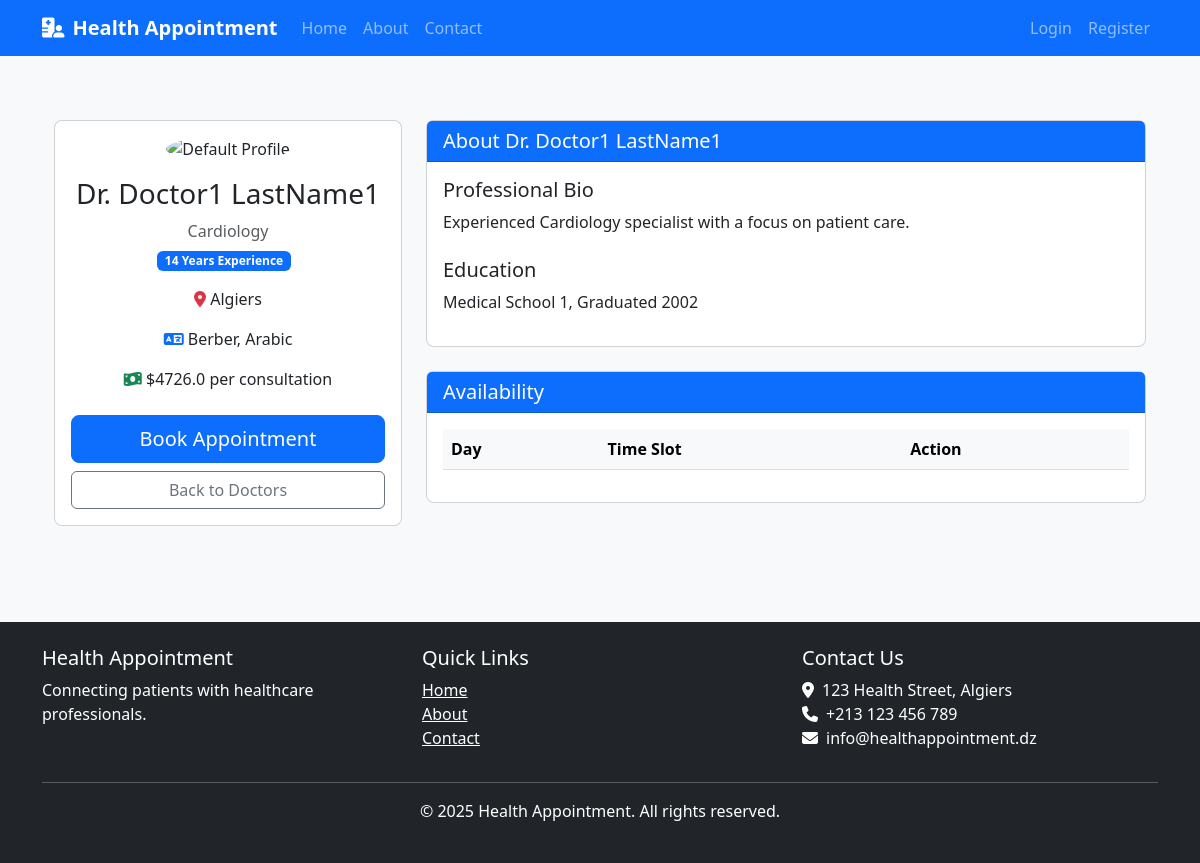
Screenshot of /doctor/1 with the database file from the repository.
### models.py (models this page shows, shortened)
class User(db.Model, UserMixin):
    __tablename__ = 'users'
    id = db.Column(db.Integer, primary_key=True)
    email = db.Column(db.String(120), unique=True, nullable=False)
    phone = db.Column(db.String(20), unique=True, nullable=False)
    password_hash = db.Column(db.String(128), nullable=False)
    first_name = db.Column(db.String(50), nullable=False)
    last_name = db.Column(db.String(50), nullable=False)
    user_type = db.Column(db.Enum(UserType), nullable=False)
    is_active = db.Column(db.Boolean, default=False)
    created_at = db.Column(db.DateTime, default=datetime.utcnow)
    updated_at = db.Column(db.DateTime, default=datetime.utcnow, onupdate=datetime.utcnow)
    phone_verified = db.Column(db.Boolean, default=False)
    phone_verification_code = db.Column(db.String(6))
    phone_verification_sent_at = db.Column(db.DateTime)
    email_verified = db.Column(db.Boolean, default=False)
    email_verification_token = db.Column(db.String(100))
    email_verification_sent_at = db.Column(db.DateTime)
    patient = db.relationship('Patient', backref='user', uselist=False, cascade='all, delete-orphan')
    doctor = db.relationship('Doctor', backref='user', uselist=False, cascade='all, delete-orphan')
    notifications = db.relationship('Notification', backref='user', lazy=True, cascade='all, delete-orphan')

class Doctor(db.Model):
    __tablename__ = 'doctors'
    id = db.Column(db.Integer, primary_key=True)
    user_id = db.Column(db.Integer, db.ForeignKey('users.id'), nullable=False)
    specialty = db.Column(db.String(100))
    license_number = db.Column(db.String(50), unique=True, nullable=False)
    years_of_experience = db.Column(db.Integer)
    education = db.Column(db.Text)
    bio = db.Column(db.Text)
    verification_status = db.Column(db.Enum(VerificationStatus), default=VerificationStatus.PENDING)
    verification_notes = db.Column(db.Text)
    location = db.Column(db.String(255))
    languages = db.Column(db.String(255))  # Comma-separated list of languages
    consultation_fee = db.Column(db.Float)
    profile_picture = db.Column(db.String(255))
    license_document_path = db.Column(db.String(255))
    certificate_path = db.Column(db.String(255))
    availability = db.relationship('DoctorAvailability', backref='doctor', lazy=True, cascade='all, delete-orphan')
    appointments = db.relationship('Appointment', backref='doctor', lazy=True, cascade='all, delete-orphan')

### routes.py (the view)
@main.route('/doctor/<int:doctor_id>')
def doctor_profile(doctor_id):
    doctor = Doctor.query.get_or_404(doctor_id)
    if doctor.verification_status != VerificationStatus.VERIFIED:
        flash('This doctor profile is not available.', 'info')
        return redirect(url_for('main.find_doctors'))
    user = User.query.get(doctor.user_id)
    availabilities = DoctorAvailability.query.filter_by(doctor_id=doctor.id).all()
    days = ["Monday", "Tuesday", "Wednesday", "Thursday", "Friday", "Saturday", "Sunday"]
    return render_template('main/doctor_profile.html', doctor=doctor, user=user, availabilities=availabilities, days=days)

### app.py (called while the page is built)
def create_app():
    app = Flask(__name__)
    app.config.from_object(get_config())
    app.config['SESSION_COOKIE_NAME'] = f'session_{uuid.uuid4().hex[:8]}'
    os.makedirs(app.config['UPLOAD_FOLDER'], exist_ok=True)
    db.init_app(app)
    login_manager.init_app(app)
    login_manager.login_view = 'auth.login'
    login_manager.login_message_category = 'info'
    mail.init_app(app)
    bcrypt.init_app(app)
    app.register_blueprint(main)
    app.register_blueprint(auth, url_prefix='/auth')
    app.register_blueprint(patient, url_prefix='/patient')
    app.register_blueprint(doctor, url_prefix='/doctor')
    app.register_blueprint(admin, url_prefix='/admin')
    app.register_blueprint(admin_panel)
    @app.context_processor
    def inject_now():
        return {'now': datetime.datetime.now()}
    return app

### templates/main/doctor_profile.html (shortened to what this page needs)
{% extends 'base.html' %}
{% block content %}
<div class="container mt-4">
    <div class="row">
        <div class="col-md-4 mb-4">
            <div class="card">
                <div class="card-body text-center">
                    {% if doctor.profile_picture %}
                        <img src="{{ url_for('static', filename=doctor.profile_picture) }}" alt="Profile Picture" class="img-fluid rounded-circle mb-3" style="max-width: 200px; max-height: 200px;">
                    {% else %}
                        <img src="{{ url_for('static', filename='img/default-profile.png') }}" alt="Default Profile" class="img-fluid rounded-circle mb-3" style="max-width: 200px; max-height: 200px;">
                    {% endif %}
                    <h3>Dr. {{ user.first_name }} {{ user.last_name }}</h3>
                    <p class="text-muted mb-2">{{ doctor.specialty }}</p>
                    <div class="d-flex justify-content-center mb-3">
                        <span class="badge bg-primary me-2">{{ doctor.years_of_experience }} Years Experience</span>
                    </div>
                    <div class="mb-3">
                        <i class="fas fa-map-marker-alt text-danger"></i>
                        {{ doctor.location or 'Location not specified' }}
                    </div>
                    <div class="mb-3">
                        <i class="fas fa-language text-primary"></i>
                        {{ doctor.languages or 'Languages not specified' }}
                    </div>
                    <div class="mb-4">
                        <i class="fas fa-money-bill-wave text-success"></i>
                        ${{ doctor.consultation_fee or '0' }} per consultation
                    </div>
                    <a href="{{ url_for('main.book_appointment', doctor_id=doctor.id) }}" class="btn btn-primary btn-lg mb-2 w-100">Book Appointment</a>
                    <a href="{{ url_for('main.find_doctors') }}" class="btn btn-outline-secondary w-100">Back to Doctors</a>
                </div>
            </div>
        </div>
        <div class="col-md-8">
            <div class="card mb-4">
                <div class="card-header bg-primary text-white">
                    <h5 class="card-title mb-0">About Dr. {{ user.first_name }} {{ user.last_name }}</h5>
                </div>
                <div class="card-body">
                    <h5>Professional Bio</h5>
                    <p>{{ doctor.bio or 'No bio provided.' }}</p>
                    <h5 class="mt-4">Education</h5>
                    <p>{{ doctor.education or 'No education information provided.' }}</p>
                </div>
            </div>
            <div class="card">
                <div class="card-header bg-primary text-white">
                    <h5 class="card-title mb-0">Availability</h5>
                </div>
                <div class="card-body">
                    {% if availabilities %}
                        <div class="table-responsive">
                            <table class="table table-hover">
                                <thead class="table-light">
                                    <tr>
                                        <th>Day</th>
                                        <th>Time Slot</th>
                                        <th>Action</th>
                                    </tr>
                                </thead>
                            </table>
                        </div>
                    {% else %}
                        <div class="alert alert-info">
                            <i class="fas fa-info-circle me-2"></i> This doctor has not set any availability yet.
                        </div>
                    {% endif %}
                </div>
            </div>
        </div>
    </div>
</div>
{% endblock %}

### static/css/style.css (style rules this page uses)
body { font-family: 'Segoe UI', Tahoma, Geneva, Verdana, sans-serif; background-color: #f8f9fa; }
.card { border-radius: 0.5rem; transition: transform 0.3s; }
.btn-primary { background-color: #0d6efd; border-color: #0d6efd; }

### rows the page displays
User: first_name "Doctor1", last_name "LastName1"
Doctor: specialty "Cardiology", years_of_experience "14", location "Algiers", languages "Berber, Arabic", consultation_fee "4726.0", bio "Experienced Cardiology specialist with a focus on patient care.", education "Medical School 1, Graduated 2002"
